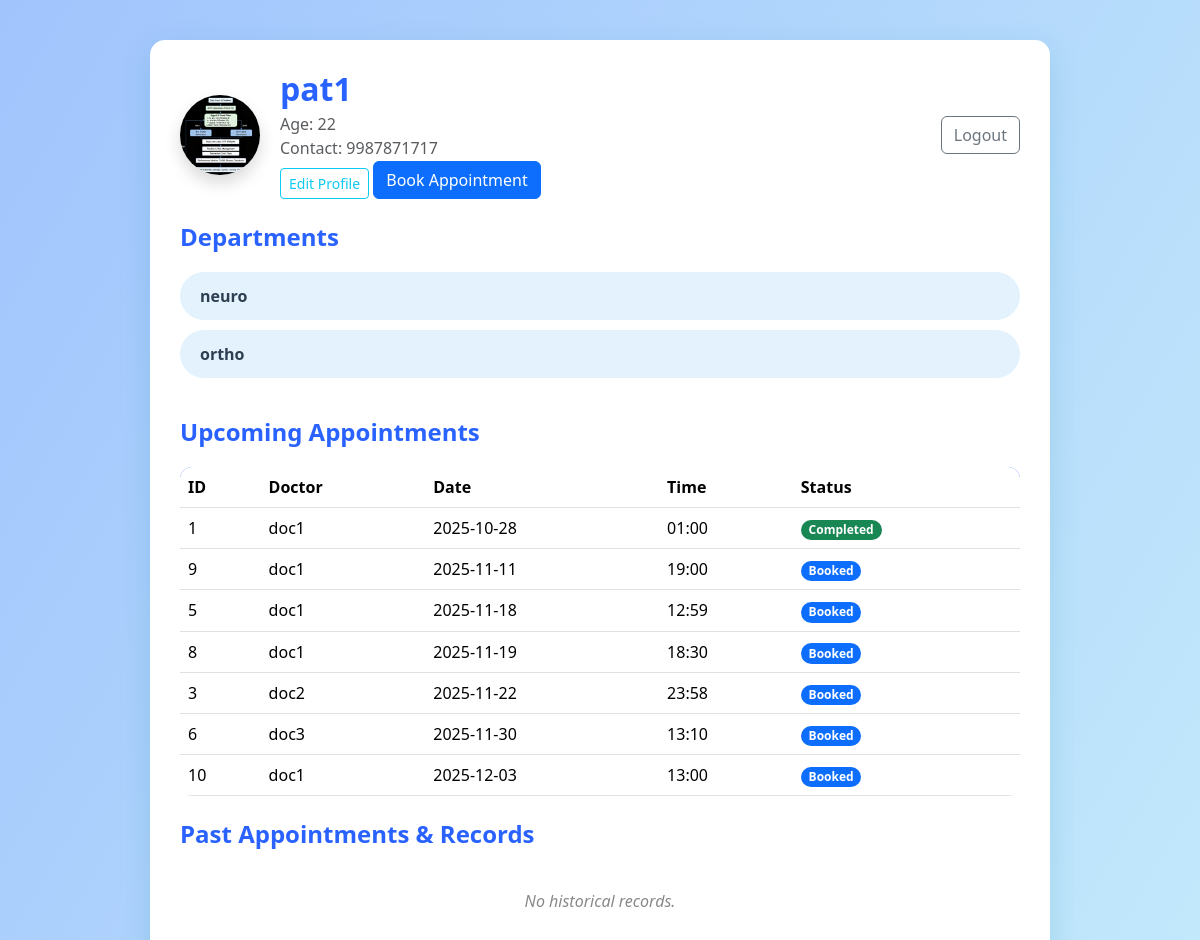
The app's page /patient (signed in) with its own data.
### tables this page shows
CREATE TABLE patients (
    id INTEGER PRIMARY KEY,  -- links to users.id
    name TEXT NOT NULL,
    contact TEXT
, age INTEGER, pfp TEXT);

CREATE TABLE users (
    id INTEGER PRIMARY KEY AUTOINCREMENT,
    username TEXT UNIQUE NOT NULL,
    password TEXT NOT NULL,
    role TEXT NOT NULL CHECK(role IN ('admin', 'doctor', 'patient'))
);

CREATE TABLE departments (
    id INTEGER PRIMARY KEY AUTOINCREMENT,
    name TEXT UNIQUE NOT NULL,
    overview TEXT
);

CREATE TABLE appointments (
    id INTEGER PRIMARY KEY AUTOINCREMENT,
    doctor_id INTEGER NOT NULL,
    patient_id INTEGER NOT NULL,
    date TEXT NOT NULL,
    time TEXT NOT NULL,
    status TEXT NOT NULL CHECK(status IN ('Booked', 'Completed', 'Cancelled')),
    diagnosis TEXT,
    prescription TEXT,
    notes TEXT,
    FOREIGN KEY (doctor_id) REFERENCES users(id),
    FOREIGN KEY (patient_id) REFERENCES users(id)
);

### app.py (the view)
@app.route('/patient')
def patient_dashboard():
    if 'user_id' not in session or session.get('role') != 'patient':
        return redirect(url_for('login'))
    user_id = session['user_id']
    db = get_db()
    user = db.execute('SELECT username FROM users WHERE id = ?', (user_id,)).fetchone()
    if not user:
        return "User not found!", 404
    patient_name = user[0]
    patient = db.execute('SELECT contact, age, pfp FROM patients WHERE id = ?', (user_id,)).fetchone()
    patient_contact = patient[0] if patient else ''
    patient_age = patient[1] if patient else ''
    patient_pfp = patient[2] if patient else None
    departments = db.execute('SELECT id, name FROM departments').fetchall()
    appointments = db.execute(
        '''
        SELECT a.id, u.username, a.date, a.time, a.status
        FROM appointments a
          JOIN users u ON a.doctor_id = u.id
        WHERE a.patient_id = ?
        ORDER BY a.date, a.time
        ''',
        (user_id,)
    ).fetchall()
    return render_template(
        'patient_dashboard.html',
        patient_name=patient_name,
        patient_contact=patient_contact,
        patient_age=patient_age,
        patient_pfp=patient_pfp,
        departments=departments,
        upcoming_appointments=appointments
    )

### app.py (called while the page is built)
def get_db():
    db = getattr(g, '_database', None)
    if db is None:
        db = g._database = sqlite3.connect(DATABASE)
    return db

@app.teardown_appcontext
def close_connection(exception):
    db = getattr(g, '_database', None)
    if db is not None:
        db.close()

### templates/patient_dashboard.html (shortened to what this page needs)
<!doctype html>
<html lang="en">
<head>
    <link href="https://cdn.jsdelivr.net/npm/bootstrap@5.3.2/dist/css/bootstrap.min.css" rel="stylesheet">
</head>
<body>
<div class="dashboard-container">
    <div class="d-flex align-items-center mb-4" style="gap:20px;">
      <img src="{% if patient_pfp %}/static/patient_pfps/{{ patient_pfp }}{% else %}https://ui-avatars.com/api/?name={{ patient_name | urlencode }}&background=5fa8d3&color=fff&size=80{% endif %}"
     class="rounded-circle shadow" width="80" height="80" alt="Profile">
      <div>
        <h2 class="mb-1">{{ patient_name }}</h2>
        <div class="text-muted">Age: {{ patient_age }}</div>
        <div class="text-muted">Contact: {{ patient_contact }}</div>
        <a href="/edit_profile" class="btn btn-sm btn-outline-info mt-2">Edit Profile</a>
        <a href="{{ url_for('book_appointment') }}" class="btn btn-primary">Book Appointment</a>
      </div>
      <a href="/logout" class="btn btn-outline-secondary ms-auto">Logout</a>
    </div>
    <h4>Departments</h4>
    <ul>
      {% for dept in departments %}
        <li class="dept-link" data-dept="{{ dept[0] }}">{{ dept[1] }}</li>
      {% endfor %}
    </ul>
    <h4>Upcoming Appointments</h4>
    {% if upcoming_appointments %}
    <table class="table mb-0">
      <thead>
        <tr>
          <th>ID</th><th>Doctor</th><th>Date</th><th>Time</th><th>Status</th>
        </tr>
      </thead>
      <tbody>
        {% for appt in upcoming_appointments %}
        <tr>
          <td>{{ appt[0] }}</td>
          <td>{{ appt[1] }}</td>
          <td>{{ appt[2] }}</td>
          <td>{{ appt[3] }}</td>
          <td>
            {% if appt[4] == 'Booked' %}
              <span class="badge rounded-pill bg-primary">Booked</span>
            {% elif appt[4] == 'Completed' %}
              <span class="badge rounded-pill bg-success">Completed</span>
            {% elif appt[4] == 'Cancelled' %}
              <span class="badge rounded-pill bg-danger">Cancelled</span>
            {% else %}
              <span class="badge rounded-pill bg-secondary">{{ appt[4] }}</span>
            {% endif %}
          </td>
        </tr>
        {% endfor %}
      </tbody>
    </table>
    {% else %}
    <div class="no-appointments">You have no upcoming appointments.</div>
    {% endif %}
    <h4 class="mt-4">Past Appointments & Records</h4>
    {% if past_appointments %}
    <table class="table">
      <thead>
        <tr>
          <th>Date</th><th>Doctor</th><th>Diagnosis</th><th>Prescription</th><th>Notes</th>
        </tr>
      </thead>
      <tbody>
        {% for appt in past_appointments %}
        <tr>
          <td>{{ appt[2] }}</td>
          <td>{{ appt[1] }}</td>
          <td>{{ appt[5] or '-' }}</td>
          <td>{{ appt[6] or '-' }}</td>
          <td>{{ appt[7] or '-' }}</td>
        </tr>
        {% endfor %}
      </tbody>
    </table>
    {% else %}
    <div class="no-appointments">No historical records.</div>
    {% endif %}
</div>
</body>
</html>

### templates/patient_dashboard.html (style rules this page uses)
body { background: linear-gradient(120deg, #a1c4fd 0%, #c2e9fb 100%); min-height: 100vh; font-family: 'Segoe UI', Tahoma, Geneva, Verdana, sans-serif; color: #2c3e50; }
.dashboard-container { margin: 40px auto; max-width: 900px; background: white; border-radius: 15px; box-shadow: 0 10px 30px rgba(33, 147, 176, 0.2); padding: 30px; }
h2, h4 { color: #2962ff; font-weight: 700; margin-bottom: 20px; }
ul { list-style-type: none; padding-left: 0; margin-bottom: 40px; }
ul li { background-color: #e3f2fd; margin-bottom: 10px; padding: 12px 20px; border-radius: 25px; font-weight: 600; cursor: pointer; transition: background 0.2s; }
table { border-radius: 12px; overflow: hidden; }
thead tr { background-color: #2962ff; color: white; font-weight: 700; }
tbody tr:nth-child(odd) { background-color: #f1f9ff; }
.no-appointments { text-align: center; color: #888; padding: 20px 0; font-style: italic; }

### records on screen
patients: pfp (picture), contact "9987871717"
users: username "pat1"
departments: name "neuro"
departments: name "ortho"
appointments: id "1", username "doc1", date "2025-10-28", time "01:00", status "Completed"
appointments: id "9", username "doc1", date "2025-11-11", time "19:00", status "Booked"
appointments: id "5", username "doc1", date "2025-11-18", time "12:59", status "Booked"
appointments: id "8", username "doc1", date "2025-11-19", time "18:30", status "Booked"
appointments: id "3", username "doc2", date "2025-11-22", time "23:58", status "Booked"
appointments: id "6", username "doc3", date "2025-11-30", time "13:10", status "Booked"
appointments: id "10", username "doc1", date "2025-12-03", time "13:00", status "Booked"

### other values on screen
{{ patient_age }} "22"
